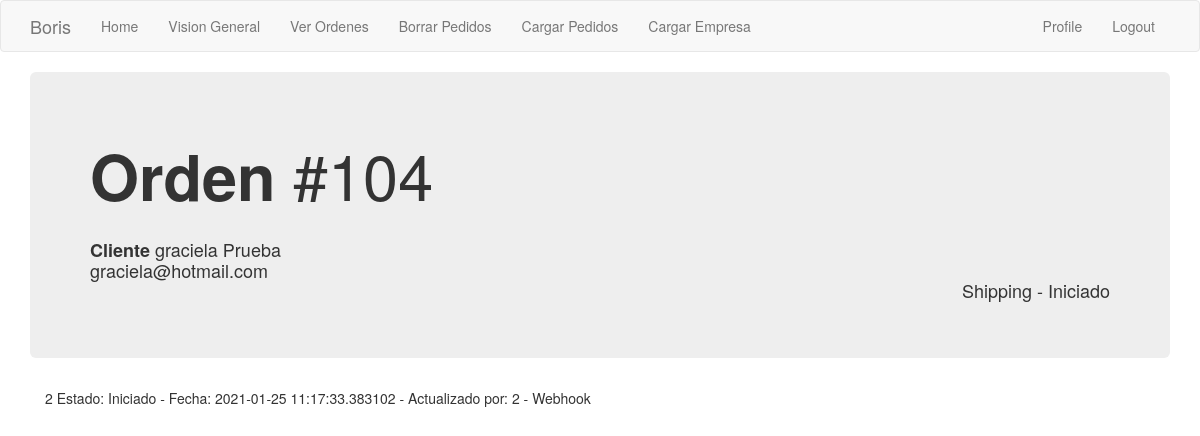
The page /historia_orden/2 (signed in) on the database its author committed.
### app/models.py (models this page shows, shortened)
class Order_header(db.Model):
    id = db.Column(db.Integer, primary_key=True)
    order_number = db.Column(db.Integer, index=True)
    order_id_anterior = db.Column(db.Integer)
    creation_date = db.Column(db.String(35), index=True)
    last_update_date = db.Column(db.String(35))
    payment_method = db.Column(db.String(10))
    payment_card = db.Column(db.String(10))
    courier_order_id = db.Column(db.String(64), index=True)
    status = db.Column(db.String(15))
    sub_status = db.Column(db.String(15))
    customer_address = db.Column(db.String(64))
    customer_number = db.Column(db.String(10))
    customer_floor = db.Column(db.String(10))
    customer_zipcode = db.Column(db.String(8))
    customer_locality = db.Column(db.String(64))
    customer_city = db.Column(db.String(64))
    customer_province = db.Column(db.String(64))
    customer_country = db.Column(db.String(64))
    detalle = db.relationship('Order_detail', backref='productos', lazy='dynamic')
    transaction = db.relationship('Transaction_log', backref='transaccion', lazy='dynamic')
    customer_id = db.Column(db.Integer, db.ForeignKey('customer.id'))
    store = db.Column(db.Integer, db.ForeignKey('company.store_id'))

class Customer(db.Model):
    id = db.Column(db.Integer, primary_key=True)
    platform = db.Column(db.String(64), index=True)
    name = db.Column(db.String(64), index=True)
    email = db.Column(db.String(120), index=True, unique=True)
    phone = db.Column(db.String(15))
    orders = db.relationship('Order_header', backref='buyer', lazy='dynamic')

class Transaction_log(db.Model):
    id = db.Column(db.Integer, primary_key=True)
    sub_status = db.Column(db.String(15))
    fecha = db.Column(db.DateTime, default=datetime.utcnow)
    username = db.Column(db.String(64))
    order_id = db.Column(db.Integer, db.ForeignKey('order_header.id'))
    user_id = db.Column(db.Integer, db.ForeignKey('user.id'))

### app/main/routes.py (the view)
@bp.route('/historia_orden/<orden_id>', methods=['GET', 'POST'])
@login_required
def historia_orden(orden_id):
    orden = Order_header.query.filter_by(id=orden_id).first()
    historia = Transaction_log.query.filter_by(order_id=orden_id).all()
    return render_template('historia_orden.html', orden=orden, historia=historia, customer=orden.buyer)

### app/main/routes.py (called while the page is built)
@bp.before_app_request
def before_request():
    if current_user.is_authenticated:
        current_user.last_seen = datetime.utcnow()
        db.session.commit()

### app/models.py (called while the page is built)
@login.user_loader
def load_user(id):
    return User.query.get(int(id))

### app/templates/historia_orden.html
{% extends "base.html" %}
{% block app_content %}
    <div class='jumbotron'>
        <h1>
            <strong>Orden </strong>#{{orden.order_number}}
        </h1>
        <h4>
            <br> <strong> Cliente </strong>{{customer.name}}
            <br>         {{customer.email}}
            <div class="text-right"> {{orden.status}} - {{orden.sub_status}} </div>
        </h4>
    </div>
    <div class='container'>
        {% for i in historia %}
            {{i.order_id}}
            Estado: {{i.sub_status}} -
            Fecha: {{i.fecha}} -
            Actualizado por: {{i.user_id}} - {{i.username}}
            <br>
        {% endfor %}
    </div>
{% endblock %}

### rows shown on the page
Order_header: order_number "104", status "Shipping", sub_status "Iniciado"
Customer: name "graciela Prueba", email "graciela@hotmail.com"
Transaction_log: order_id "2", sub_status "Iniciado", fecha "2021-01-25 11:17:33.383102", user_id "2", username "Webhook"

### other values the page prints
{{ 'Logout' }} "Logout"
